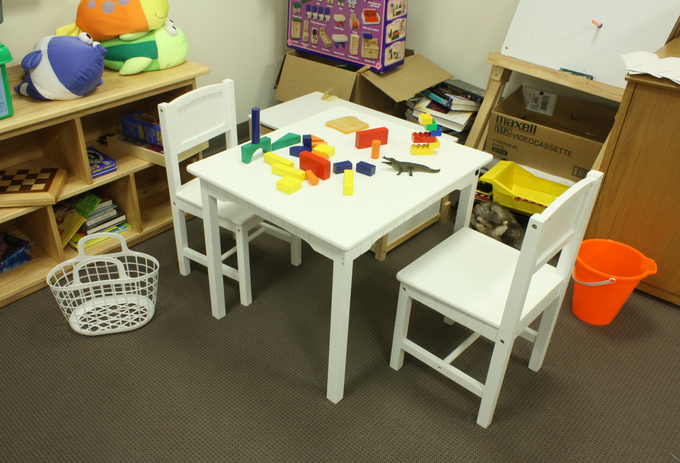
#> input picture Section-C/MiddEval3/trainingQ/Playtable/im0.png, 680 x 463 px
$ jupyter execute 'Stereo Disparity Map (Image =Playtable) .ipynb'
#> lines starting #> are read from the running program, lines starting #| are printed output that depends on the picture
# Image Processing

#### The Task was to create a Disparity Map using Stereo Images and then calculate the Root Mean Square Error Between the
- #### a) Original Left and Right Images (Without using disparity correction)
- #### b) Left and Right Images (After applying disparity correction)

The dataset used is available on this link http://vision.middlebury.edu/stereo/submit3/.

# Algorithm used

## Basic Block matching Algorithm

1. A template on right image is taken
2. A corresponding block on the left image is taken
3. The loss function is applied like Sum of Absolute Distance
4. The block is moved one place on the left image and the loss is calculated again
5. The process is repeated till the block reaches the end of window
6. Then the least disparity (shift) with least loss is saved

### Importing Libraries

[cell 1]
import cv2
# For loading of images and converting the images into arrays

import matplotlib.pyplot as plt
# For plotting the images so that it can be visualized

import numpy as np
# For implementing matrix operations and application of algorithm

### Visualizing the image

[cell 2]
plt.rcParams['figure.figsize'] = (16, 9)
# Sets the default plotting size of images

[cell 3]
img_left = cv2.imread('./MiddEval3/trainingQ/Playtable/im0.png')
#> img_left is the input picture: shape (463, 680, 3); mean B, G, R 90.6, 121.4, 131.7
# Reads and loads the left image

img_right = cv2.imread('./MiddEval3/trainingQ/Playtable/im1.png')
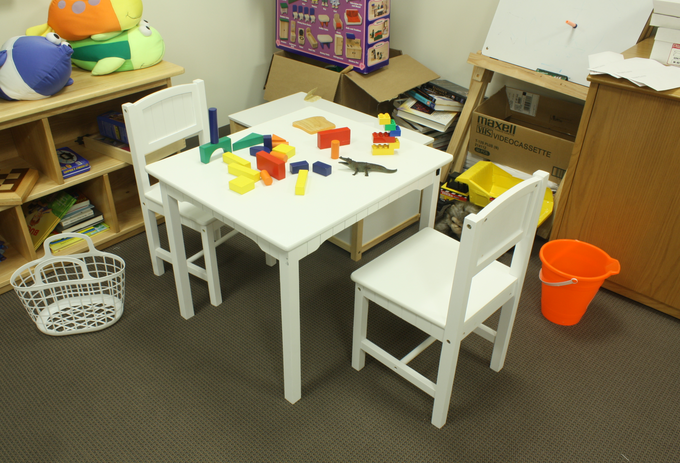
#> input picture Section-C/MiddEval3/trainingQ/Playtable/im1.png, 680 x 463 px
#> img_right is the input picture: shape (463, 680, 3); mean B, G, R 91.6, 122.1, 132.4
# Reads and loads the right image

img_left = cv2.cvtColor(img_left, cv2.COLOR_BGR2GRAY)
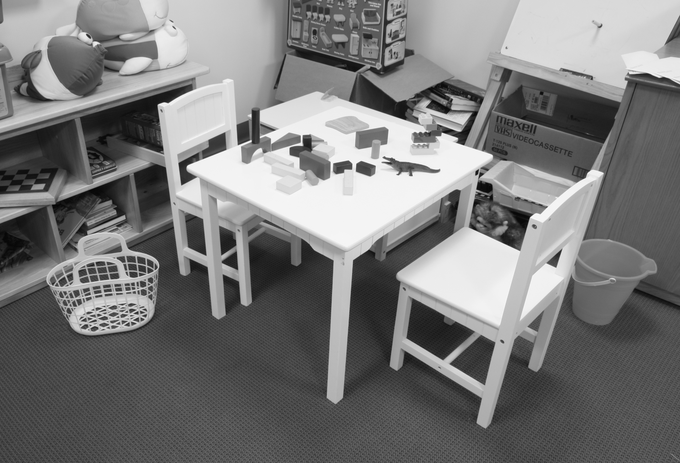
#> img_left: shape (463, 680); min 2, max 254, mean 121
img_right = cv2.cvtColor(img_right, cv2.COLOR_BGR2GRAY)
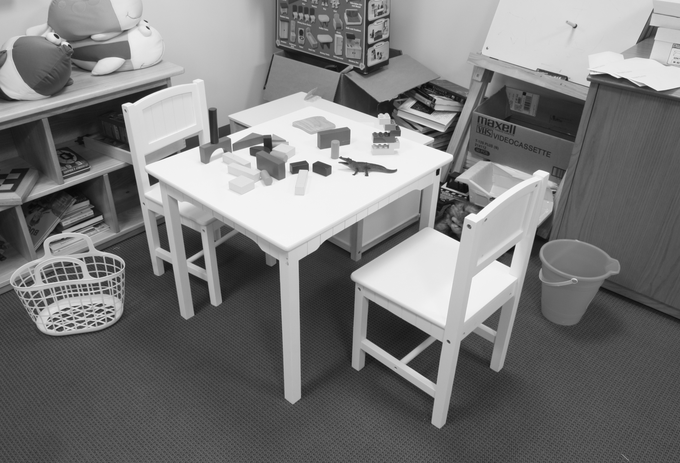
#> img_right: shape (463, 680); min 8, max 253, mean 121.7
# Converts the color channel into grayscale so that it is easier to work with

plt.subplot(121)
plt.axis('off')
plt.imshow(img_left, cmap='gray')

plt.subplot(122)
plt.axis('off')
plt.imshow(img_right, cmap='gray')
# Plots the images so that it can be viewed
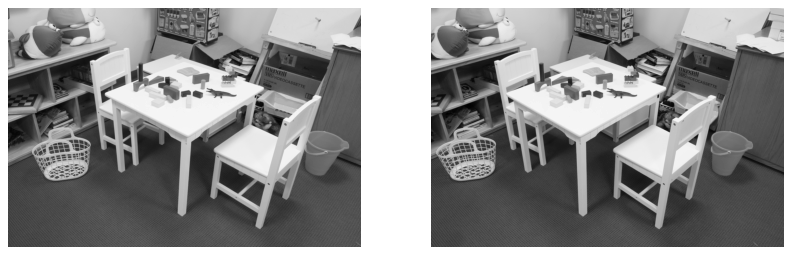
#> figure drawn by matplotlib, 2 panels

### Initializing Variables used

[cell 4]
# Image array returned by cv2 is a 8-bit integer array
# we convert it to 32-bit integer array to perform mathematical operation

img_array_left = np.asarray(img_left, dtype="int32" )
img_array_right = np.asarray(img_right, dtype="int32")

[cell 5]
# Initiating the disparity map
# The size of disparity map is equal to the size of the images
# Currently the disparity of all pixels is set to zero which will be updated later

disparity_map = np.zeros(img_array_left.shape)

### Custom Loss Functions

[cell 6]
def sum_squared_distance(a,b):
    return np.square(a-b).sum()


def sum_absolute_distance(a,b):
    return np.abs(a-b).sum()

# FIRST TEST
# BLOCK SIZE 5 - WINDOW SIZE 50

[cell 7]
block_size = 5
# Defines the Block Size

window_size = 50
# Defines the sliding window size

IMG_ROWS = img_array_left.shape[0]
#> IMG_ROWS = 463
IMG_COLS = img_array_left.shape[1]
#> IMG_COLS = 680
# Getting the shape of image for loop
